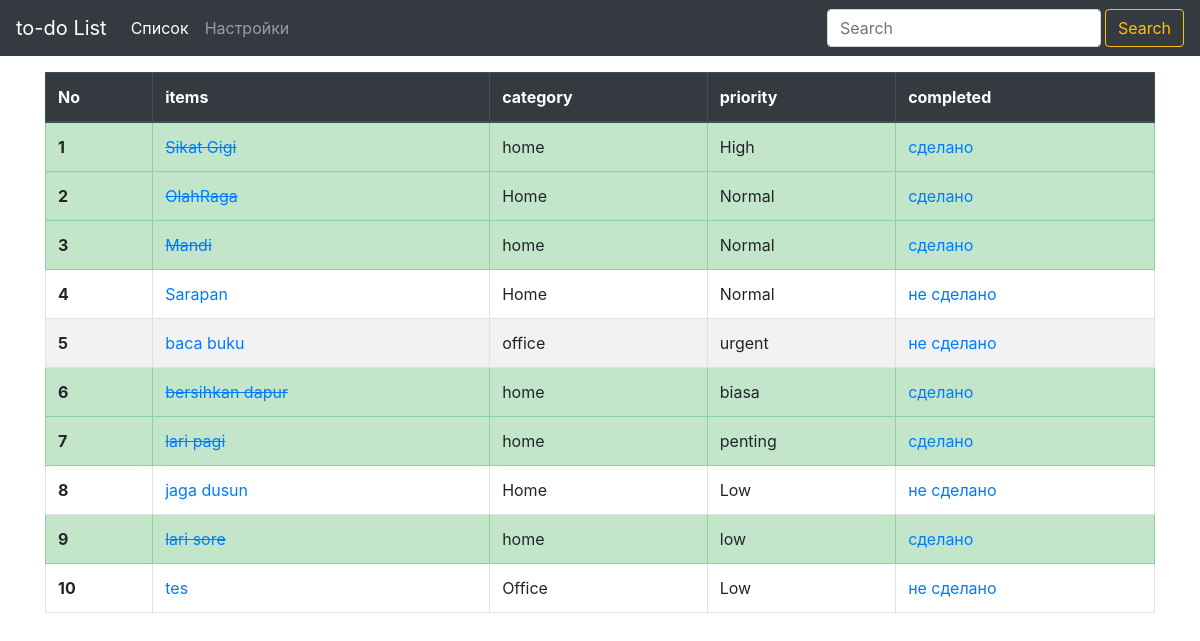
Page /list/search/ on the earlier database version.
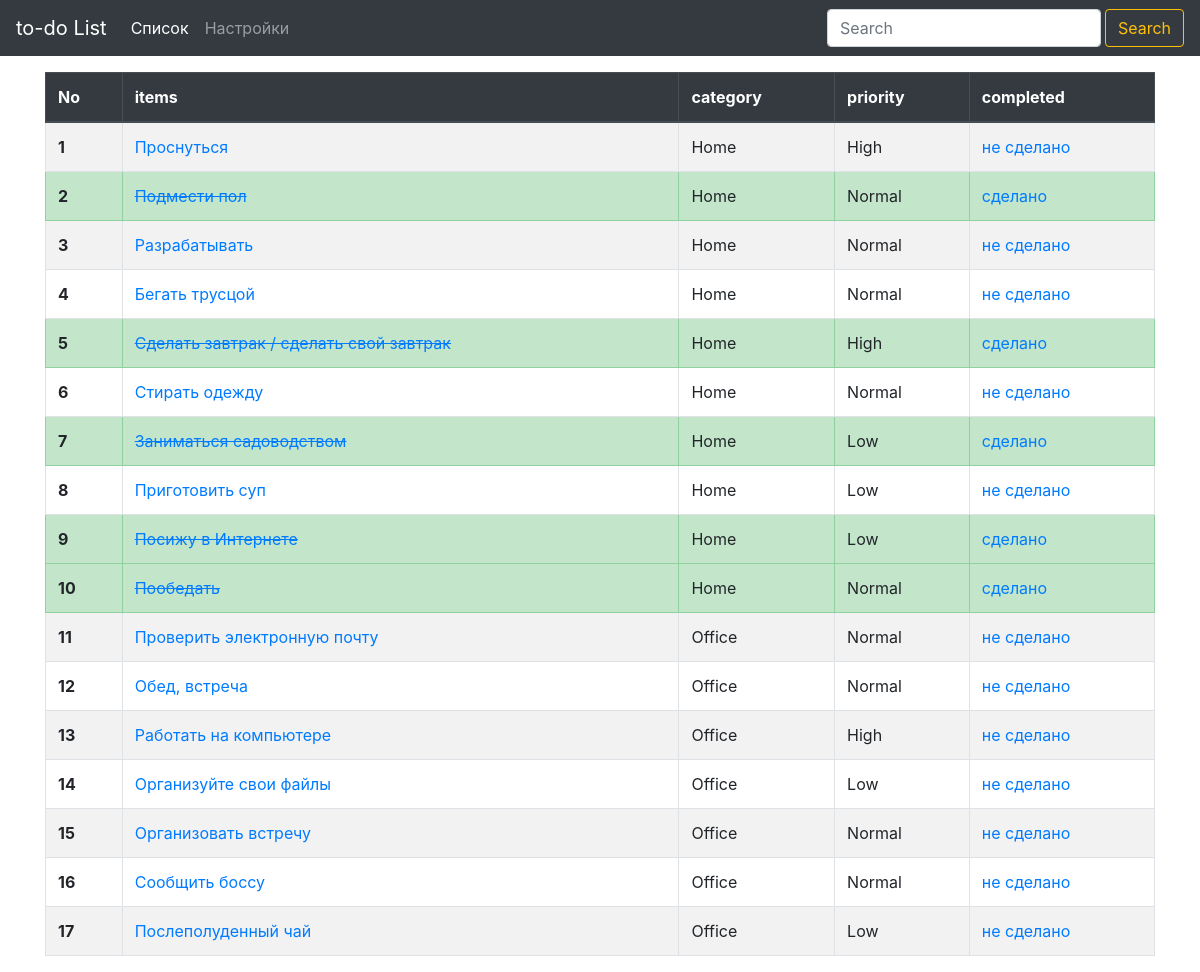
Same page on the later database version.
### list/models.py (models this page shows, shortened)
class List(models.Model):
    item = models.CharField(max_length=200)
    completed = models.BooleanField(default=False)
    category = models.CharField(max_length=50, default='')
    priority = models.CharField(max_length=50, default='')
    subitem = models.TextField(max_length=300, default='', blank=True)

### list/views.py (the view)
# urls.py: url('search/', views.search, name='search'),
def search(request):
    queryList = List.objects.all()
    queryCari = request.GET.get('kolomCari')
    if queryCari !='' and queryCari is not None :
        queryList = queryList.filter(Q(item__icontains = queryCari)| Q(category__icontains=queryCari)|Q(priority__icontains=queryCari)|Q(completed__icontains=queryCari))
    context = {
        'Title' : 'Search',
        'queryset' : queryList,
        }
    return render(request, 'list/search.html', context)

### list/templates/list/search.html (shortened to what this page needs)
{% extends 'base.html' %}
{% block content %}
<div class="container pt-4">
      <table class="table table-striped table-hover table-bordered">
        <thead class="thead-dark">
          <tr>
            <th scope="col">No</th>
            <th scope="col">items</th>
            <th scope="col">category</th>
            <th scope="col">priority</th>
            <th scope="col">completed</th>
          </tr>
        </thead>
        <tbody>
          {% for search in queryset %}
            {% if search.completed %}
              <tr class=table-success>
                <th scope="row">{{forloop.counter}}</th>
                <td><a href="{% url 'list:detail' search.id  %}"><s>{{search.item}}</s></a></td>
                <td>{{search.category}}</td>
                <td>{{search.priority}}</td>
                <td><a href="{% url 'list:uncross' search.id  %}">сделано</a></td>
              </tr>
            {% else %}
            <tr>
              <th scope="row">{{forloop.counter}}</th>
              <td><a href="{% url 'list:detail' search.id  %}">{{search.item}}</a></td>
              <td>{{search.category}}</td>
              <td>{{search.priority}}</td>
              <td><a href="{% url 'list:cross_off' search.id  %}">не сделано</a></td>
            </tr>
            {% endif %}
          {% endfor %}
        </tbody>
      </table>
    </div>
{% endblock content %}

Differences in the rows shown:
removed List: item "baca buku", category "office", priority "urgent"
removed List: item "tes", category "Office", priority "Low"
changed List: item "Sikat Gigi" → "Проснуться"; category "home" → "Home"; completed "сделано" → "не сделано"
changed List: item "OlahRaga" → "Подмести пол"
changed List: item "Mandi" → "Разрабатывать"; category "home" → "Home"; completed "сделано" → "не сделано"
changed List: item "Sarapan" → "Бегать трусцой"
added List: item "Сделать завтрак / сделать свой завтрак", category "Home", priority "High"
changed List: item "bersihkan dapur" → "Стирать одежду"; category "home" → "Home"; priority "biasa" → "Normal"; completed "сделано" → "не сделано"
changed List: item "lari pagi" → "Заниматься садоводством"; category "home" → "Home"; priority "penting" → "Low"
changed List: item "jaga dusun" → "Приготовить суп"
changed List: item "lari sore" → "Посижу в Интернете"; category "home" → "Home"; priority "low" → "Low"
added List: item "Пообедать", category "Home", priority "Normal"
added List: item "Проверить электронную почту", category "Office", priority "Normal"
added List: item "Обед, встреча", category "Office", priority "Normal"
added List: item "Работать на компьютере", category "Office", priority "High"
added List: item "Организуйте свои файлы", category "Office", priority "Low"
added List: item "Организовать встречу", category "Office", priority "Normal"
added List: item "Сообщить боссу", category "Office", priority "Normal"
added List: item "Послеполуденный чай", category "Office", priority "Low"
